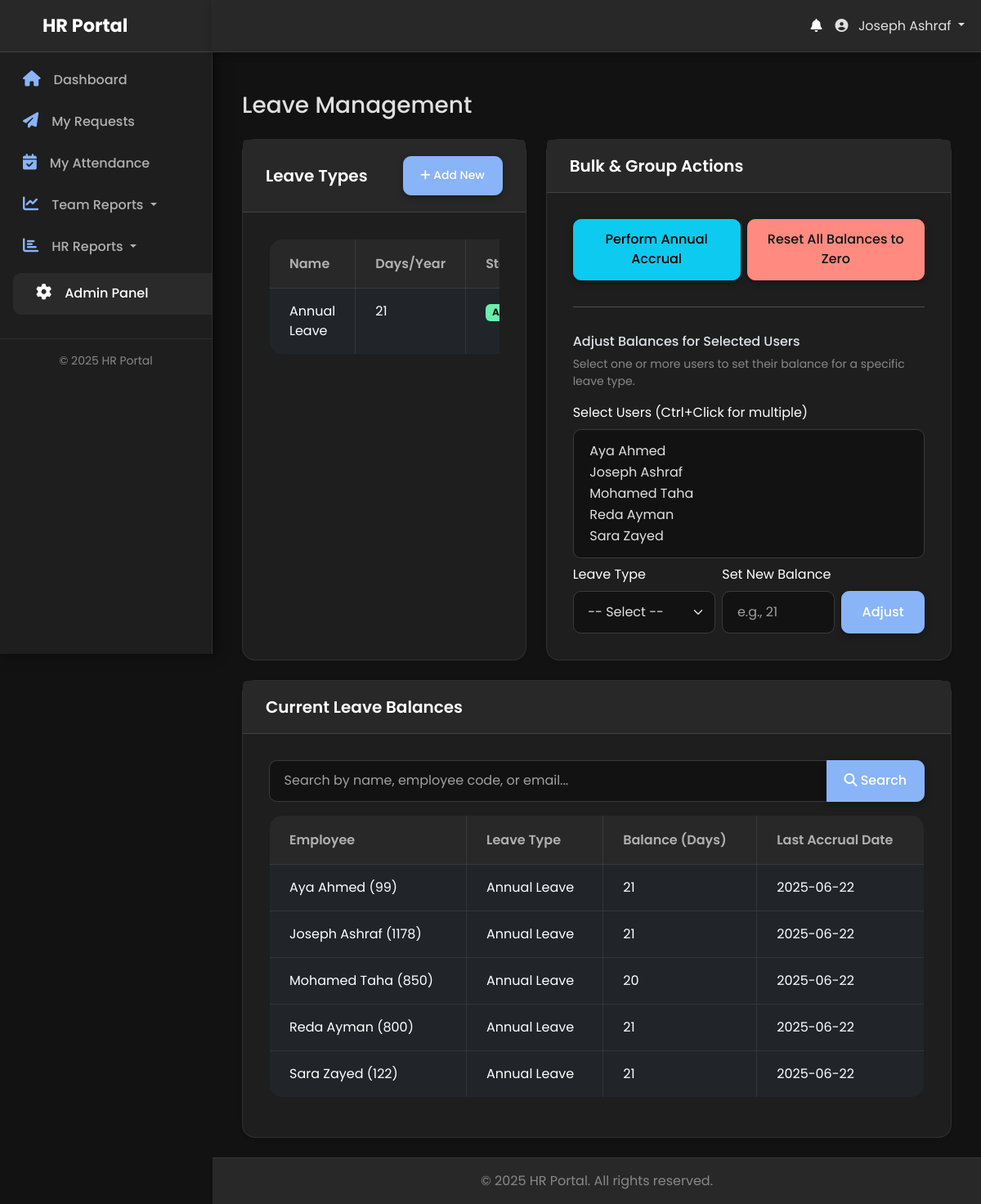
Page /admin/leave_management.php (signed in) on the earlier database version.
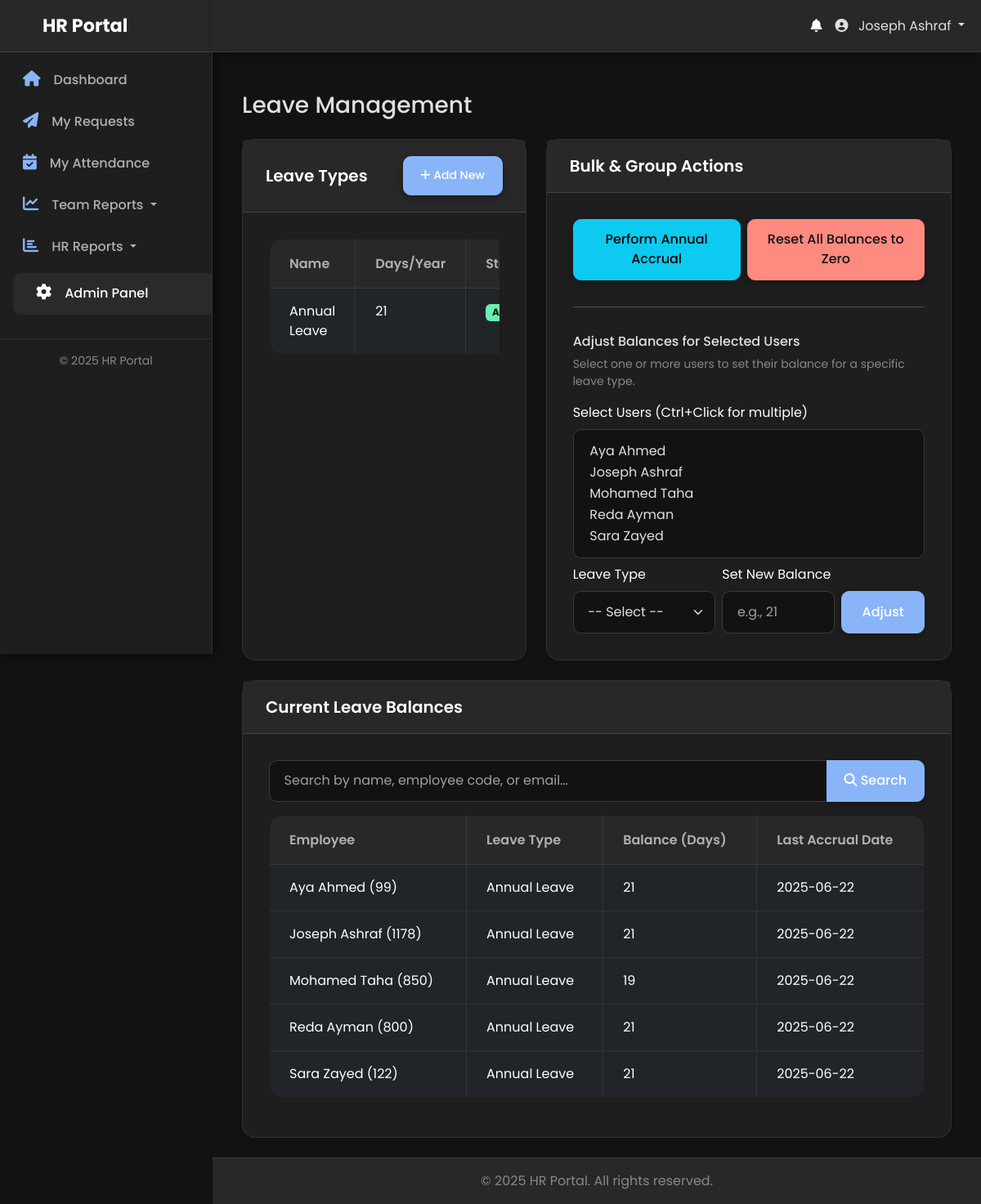
Same page on the later database version.
### tables this page shows
CREATE TABLE `leave_balances` (
  `id` int(11) NOT NULL,
  `user_id` int(11) NOT NULL,
  `leave_type_id` int(11) NOT NULL,
  `balance_days` float NOT NULL DEFAULT 0,
  `last_accrual_date` date DEFAULT NULL,
  `last_updated_at` timestamp NOT NULL DEFAULT current_timestamp() ON UPDATE current_timestamp()
);

CREATE TABLE `users` (
  `id` int(11) NOT NULL,
  `employee_code` varchar(50) DEFAULT NULL,
  `full_name` varchar(255) NOT NULL,
  `email` varchar(255) NOT NULL,
  `password` varchar(255) NOT NULL,
  `contact_number` varchar(20) DEFAULT NULL,
  `emergency_contact_name` varchar(255) DEFAULT NULL,
  `emergency_contact_number` varchar(20) DEFAULT NULL,
  `role` enum('user','manager','hr','hr_manager','admin') NOT NULL DEFAULT 'user',
  `shift_id` int(11) DEFAULT NULL,
  `department_id` int(11) DEFAULT NULL,
  `direct_manager_id` int(11) DEFAULT NULL,
  `is_active` tinyint(1) NOT NULL DEFAULT 1,
  `must_change_password` tinyint(1) NOT NULL DEFAULT 0,
  `last_login_at` datetime DEFAULT NULL,
  `created_at` timestamp NOT NULL DEFAULT current_timestamp(),
  `updated_at` timestamp NOT NULL DEFAULT current_timestamp() ON UPDATE current_timestamp()
);

CREATE TABLE `leave_types` (
  `id` int(11) NOT NULL,
  `name` varchar(255) NOT NULL,
  `accrual_days_per_year` float NOT NULL DEFAULT 0,
  `is_active` tinyint(1) NOT NULL DEFAULT 1
);

### admin/leave_management.php (the view, shortened to what the changed rows need)
<?php
require_once __DIR__ . '/../app/bootstrap.php';
$feedback = ['success' => '', 'error' => ''];
$search_term = trim($_GET['search'] ?? '');
try {
    $params = [];
    $sql_balances = "
        SELECT
            u.id as user_id,
            u.full_name,
            u.employee_code,
            u.email,
            lt.id as leave_type_id,
            lt.name as leave_type_name,
            COALESCE(lb.balance_days, 0) as balance_days,
            lb.last_accrual_date
        FROM
            users u
        CROSS JOIN
            leave_types lt
        LEFT JOIN
            leave_balances lb ON u.id = lb.user_id AND lt.id = lb.leave_type_id
        WHERE
            u.is_active = 1
    ";
    $sql_balances .= " ORDER BY u.full_name, lt.name";
    $balances_stmt = $pdo->prepare($sql_balances);
    $balances_stmt->execute($params);
    $leave_balances = $balances_stmt->fetchAll(PDO::FETCH_ASSOC);
} catch (Exception $e) {
    $feedback['error'] = "An error occurred: " . $e->getMessage();
}
include __DIR__ . '/../app/templates/header.php';
?>
<div class="container mt-4">
    <h1 class="h3 mb-4">Leave Management</h1>
    <div class="row">
        <div class="col-lg-5 mb-4">
            <div class="card shadow-sm h-100">
                <div class="card-header d-flex justify-content-between align-items-center"><h2 class="h5 mb-0">Leave Types</h2><button id="addLeaveTypeBtn" class="btn btn-primary btn-sm"><i class="fas fa-plus"></i> Add New</button></div>
                <div class="card-body"><div class="table-responsive"><table class="table table-sm table-bordered table-hover table-leave-types"><thead class="table-light"><tr><th>Name</th><th>Days/Year</th><th>Status</th><th>Actions</th></tr></thead></table></div></div>
            </div>
        </div>
        <div class="col-lg-7 mb-4">
            <div class="card shadow-sm h-100">
                <div class="card-header"><h2 class="h5 mb-0">Bulk & Group Actions</h2></div>
            </div>
        </div>
    </div>
    <div class="card shadow-sm">
        <div class="card-header"><h2 class="h5 mb-0">Current Leave Balances</h2></div>
        <div class="card-body">
            <div class="table-responsive"><table class="table table-bordered table-hover">
            <thead class="table-light"><tr><th>Employee</th><th>Leave Type</th><th>Balance (Days)</th><th>Last Accrual Date</th></tr></thead>
            <tbody>
            <?php if (empty($leave_balances)): ?>
                <tr><td colspan="4" class="text-center text-muted">No users or leave types found<?php if(!empty($search_term)) echo ' matching your search'; ?>.</td></tr>
            <?php else: ?>
                <?php foreach ($leave_balances as $balance): ?>
                <tr>
                    <td><?= htmlspecialchars($balance['full_name']) ?> (<?= htmlspecialchars($balance['employee_code']) ?>)</td>
                    <td><?= htmlspecialchars($balance['leave_type_name']) ?></td>
                    <td><?= htmlspecialchars($balance['balance_days']) ?></td>
                    <td><?= htmlspecialchars($balance['last_accrual_date'] ?? 'N/A') ?></td>
                </tr>
                <?php endforeach; ?>
            <?php endif; ?>
            </tbody>
        </table></div></div>
    </div>
</div>
<?php include __DIR__ . '/../app/templates/footer.php'; ?>

Differences in the rows shown:
changed leave_balances "Mohamed Taha": balance_days "20" → "19"
